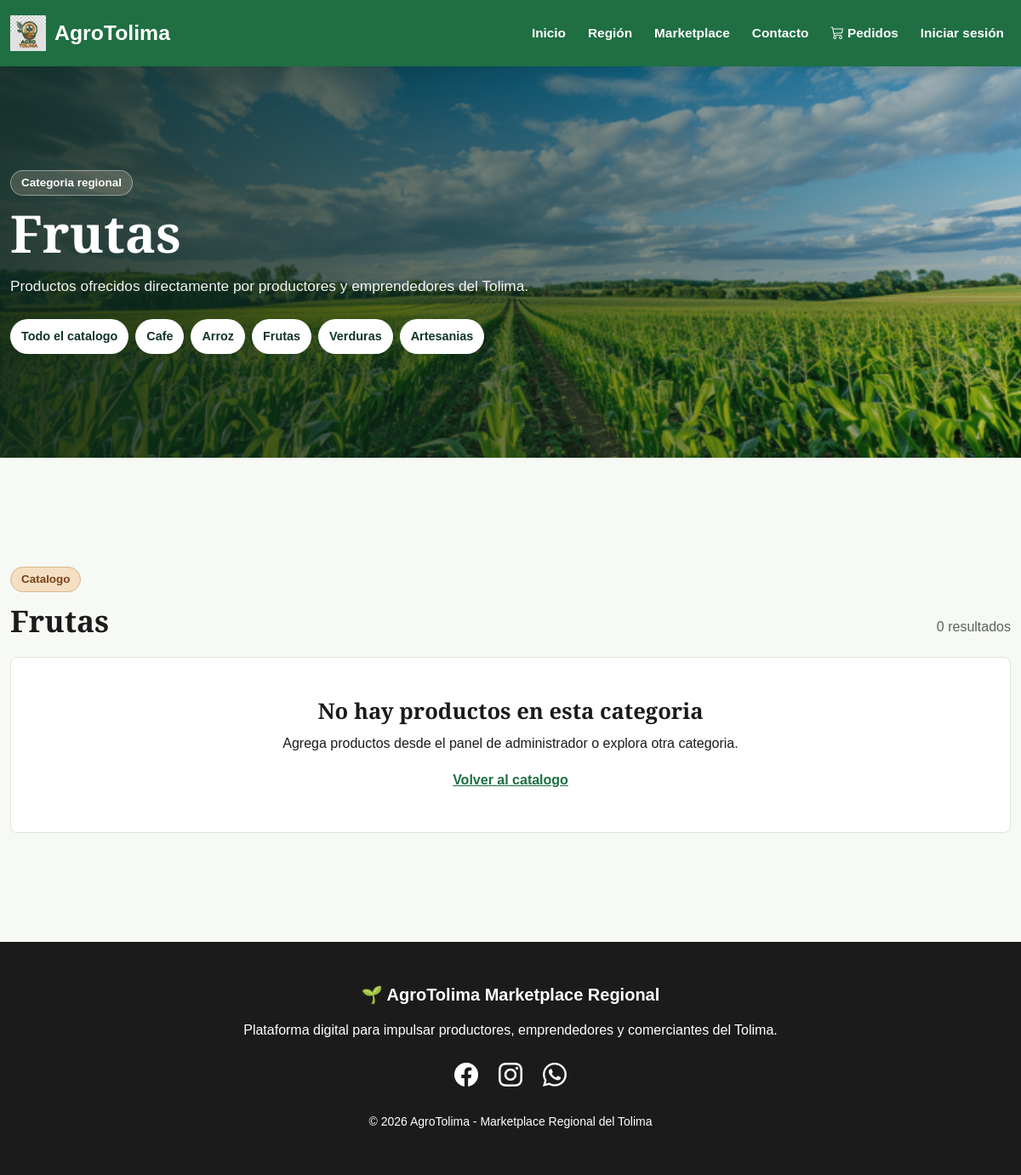
/tienda/categoria/3/, run on the app's committed database.
### tienda/models.py (models this page shows, shortened)
class CategoriaProducto(models.Model):
    nombre = models.CharField(max_length=80)
    created = models.DateTimeField(auto_now_add=True)
    class Meta:
        verbose_name = "Categoria producto"
        verbose_name_plural = "Categorias de productos"

### tienda/views.py (the view)
def categoria(request, categoria_id):
    categoria = get_object_or_404(
        CategoriaProducto,
        id=categoria_id
    )
    productos = Producto.objects.select_related(
        "categoria",
        "productor"
    ).filter(categoria=categoria)
    categorias = CategoriaProducto.objects.all()
    return render(request, "tienda/categorias.html", {
        "categoria": categoria,
        "productos": productos,
        "categorias": categorias
    })

### TiendaGenesis/context_processors.py (called while the page is built)
def auth_settings(request):
    return {
        "GOOGLE_LOGIN_ENABLED": settings.GOOGLE_LOGIN_ENABLED,
        "EMAIL_DELIVERY_ENABLED": settings.EMAIL_DELIVERY_ENABLED,
        "CONTACT_EMAIL": settings.CONTACT_EMAIL,
    }

### tienda/templates/tienda/categorias.html (shortened to what this page needs)
{% extends "TiendaGenesisApp/base.html" %}
{% load static %}
{% load precios %}
{% block content %}
<section class="market-hero" aria-labelledby="category-title">
    <div class="container">
        <div class="market-hero__content">
            <span class="eyebrow">Categoria regional</span>
            <h1 id="category-title">{{ categoria.nombre }}</h1>
            <p>
                Productos ofrecidos directamente por productores y emprendedores
                del Tolima.
            </p>
            <div class="quick-categories" aria-label="Navegacion de categorias">
                <a href="{% url 'tienda:Tienda' %}">Todo el catalogo</a>
                {% for item in categorias|slice:":6" %}
                    <a href="{% url 'tienda:Categoria' item.id %}">{{ item.nombre }}</a>
                {% endfor %}
            </div>
        </div>
    </div>
</section>
<section class="container market-results py-5" aria-label="Productos de la categoria {{ categoria.nombre }}">
    <div class="results-header">
        <div>
            <span class="eyebrow">Catalogo</span>
            <h2>{{ categoria.nombre }}</h2>
        </div>
        <p>{{ productos|length }} resultado{{ productos|length|pluralize }}</p>
    </div>
    {% if productos %}
        <div class="product-grid">
            {% for producto in productos %}
                <article class="product-card">
                    <button class="product-image image-zoom-trigger" type="button" data-image="{% if producto.imagen %}{{ producto.imagen.url }}{% else %}{% static 'TiendaGenesisApp/img/fondo-marketplace.jpg' %}{% endif %}" data-title="{{ producto.nombre }}">
                        {% if producto.imagen %}
                            <img src="{{ producto.imagen.url }}" alt="{{ producto.nombre }}">
                        {% else %}
                            <img src="{% static 'TiendaGenesisApp/img/fondo-marketplace.jpg' %}" alt="">
                        {% endif %}
                        <span class="seller-chip">{{ producto.productor.nombre }}</span>
                        <span class="zoom-hint">
                            <i class="bi bi-zoom-in" aria-hidden="true"></i>
                            Ampliar
                        </span>
                    </button>
                    <div class="product-body">
                        <div>
                            <p class="product-location">
                                <i class="bi bi-geo-alt" aria-hidden="true"></i>
                                {{ producto.productor.municipio }}, Tolima
                            </p>
                            <h3>{{ producto.nombre }}</h3>
                            <p class="product-description">{{ producto.descripcion|truncatechars:95 }}</p>
                        </div>
                        <div class="product-meta">
                            <span>{{ producto.categoria.nombre }}</span>
                            {% if producto.disponible and producto.stock > 0 %}
                                <span class="status-ok">Disponible</span>
                            {% else %}
                                <span class="status-empty">Agotado</span>
                            {% endif %}
                        </div>
                        <div class="product-buy">
                            <strong>{{ producto.precio|precio_colombiano }}</strong>
                            <form method="post" action="{% url 'carrito:agregar_carrito' producto.id %}">
                                {% csrf_token %}
                                <label class="visually-hidden" for="cantidad-categoria-{{ producto.id }}">Cantidad</label>
                                <input id="cantidad-categoria-{{ producto.id }}" type="number" name="cantidad" value="1" min="1" max="{{ producto.stock }}">
                                <button type="submit" {% if not producto.disponible or producto.stock <= 0 %}disabled{% endif %}>
                                    <i class="bi bi-cart-plus" aria-hidden="true"></i>
                                    Agregar
                                </button>
                            </form>
                            {% with whatsapp_url=producto|whatsapp_producto_url %}
                                {% if whatsapp_url %}
                                    <a class="product-whatsapp" href="{{ whatsapp_url }}" target="_blank" rel="noopener">
                                        <i class="bi bi-whatsapp" aria-hidden="true"></i>
                                        Preguntar al productor
                                    </a>
                                {% endif %}
                            {% endwith %}
                        </div>
                    </div>
                </article>
            {% endfor %}
        </div>
    {% else %}
        <div class="empty-state">
            <h3>No hay productos en esta categoria</h3>
            <p>Agrega productos desde el panel de administrador o explora otra categoria.</p>
            <a href="{% url 'tienda:Tienda' %}">Volver al catalogo</a>
        </div>
    {% endif %}
</section>
{% endblock %}

### TiendaGenesisApp/static/TiendaGenesisApp/css/styles.css (style rules this page uses)
:root { --primary-color: #1f6f43; --secondary-color: #2f8f55; --light-green: #e6f2e8; --accent-color: #f2c14e; --earth-color: #7a4a24; --background-color: #f7f9f4; --text-color: #1b1b1b; --text-light: #ffffff; --shadow: 0 12px 28px rgba(17, 43, 28, 0.08); --border-radius: 8px; }
* { margin: 0; padding: 0; box-sizing: border-box; }
body { font-family: Arial, Helvetica, sans-serif; background-color: var(--background-color); color: var(--text-color); overflow-x: hidden; padding-top: 78px; line-height: 1.7; }
.container { max-width: 1280px; }
h1, h2, h3, h4 { font-family: "PT Serif", Georgia, serif; font-weight: 700; color: var(--text-color); }
h1 { font-size: clamp(2.4rem, 5vw, 4.4rem); }
h2 { font-size: clamp(2rem, 4vw, 3rem); }
p { font-size: 1rem; }
section { margin-top: 80px; margin-bottom: 80px; }
a, button, input, textarea { transition: all 0.2s ease; }
.market-hero { margin-top: 0; margin-bottom: 0; min-height: 460px; display: flex; align-items: center; background-image: linear-gradient(90deg, rgba(12, 35, 25, 0.88), rgba(12, 35, 25, 0.58), rgba(12, 35, 25, 0.22)), url("../img/fondo-marketplace.jpg"); background-position: center; background-size: cover; color: #ffffff; }
.market-hero__content { max-width: 820px; padding: 72px 0; }
.eyebrow { display: inline-flex; align-items: center; width: fit-content; margin-bottom: 12px; color: #7a3f19; background: #f4dfc3; border: 1px solid #d8b58a; border-radius: 999px; padding: 6px 12px; font-family: Arial, Helvetica, sans-serif; font-size: 0.84rem; font-weight: 700; line-height: 1.2; }
.market-hero .eyebrow { color: #ffffff; background: rgba(244, 223, 195, 0.18); border-color: rgba(255, 255, 255, 0.42); }
.market-hero h1 { max-width: 760px; margin-bottom: 16px; color: #ffffff; font-size: 3.8rem; line-height: 1.05; }
.market-hero p { max-width: 720px; margin-bottom: 24px; color: rgba(255, 255, 255, 0.94); font-family: Arial, Helvetica, sans-serif; font-size: 1.08rem; }
.quick-categories { display: flex; flex-wrap: wrap; gap: 8px; margin-top: 18px; }
.quick-categories a, .filter-clear { display: inline-flex; align-items: center; min-height: 36px; border-radius: 999px; padding: 8px 13px; background: #ffffff; color: #123524; text-decoration: none; font-family: Arial, Helvetica, sans-serif; font-size: 0.9rem; font-weight: 700; }
.results-header { display: flex; justify-content: space-between; gap: 18px; align-items: end; margin-bottom: 22px; }
.results-header h2 { margin: 0; font-size: 2.2rem; }
.results-header p { margin: 0; color: #59645a; font-family: Arial, Helvetica, sans-serif; }
.empty-state { padding: 48px; text-align: center; background: #ffffff; border: 1px solid #dfe6dc; border-radius: 8px; }
.empty-state h3 { font-size: 1.6rem; }
.empty-state a { color: #1f6f43; font-weight: 700; }

### data on the page
CategoriaProducto: nombre "Frutas"
CategoriaProducto: nombre "Cafe"
CategoriaProducto: nombre "Arroz"
CategoriaProducto: nombre "Verduras"
CategoriaProducto: nombre "Artesanias"

### other printed values
{{ productos|length }} "0"
